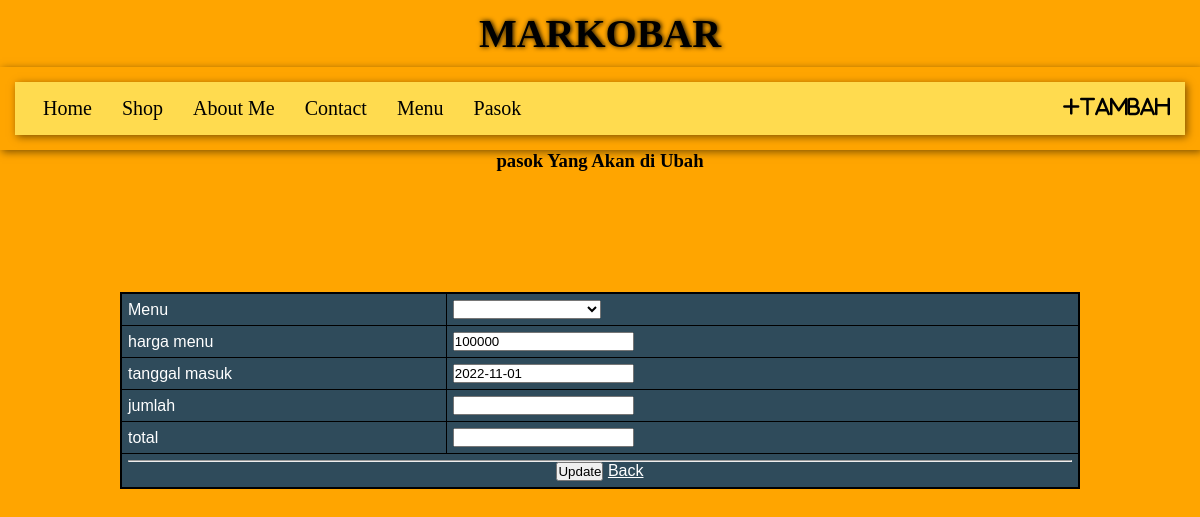
The app's page /POSTTEST5/pasok/update.php, older data.
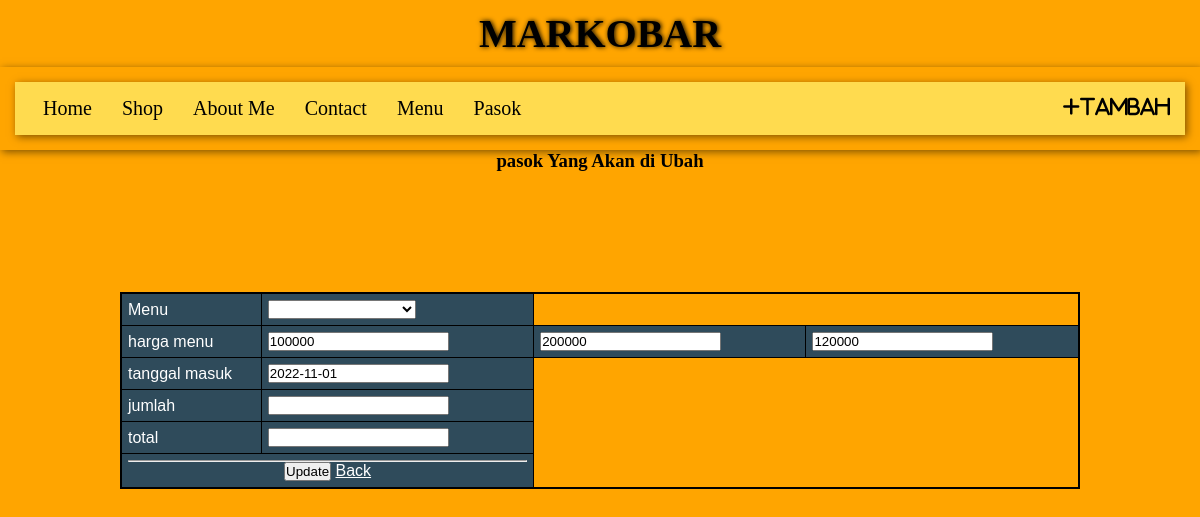
The same page, newer data.
### tables this page shows
CREATE TABLE `menu` (
  `id_menu` int(11) NOT NULL,
  `nama_menu` varchar(32) NOT NULL,
  `harga_menu` float NOT NULL,
  `stok` int(11) NOT NULL
);

### POSTTEST5/pasok/update.php (the view, shortened to what this page needs)
<?php
    include "../menu_utama.php";
    $idpasok = $_GET['id'];
    $tablepasok = mysqli_query($connect, "SELECT * FROM pasok WHERE id_pasok='$idpasok'");
    $rowpasok = mysqli_fetch_array($tablepasok);
    $idMenu1      = $rowpasok['id_menu'];
    $tableMenu   =mysqli_query($connect, "SELECT * FROM menu WHERE id_menu='$idMenu1'");
    $rowMenu    =mysqli_fetch_array($tableMenu);
?>
<!DOCTYPE html>
<html lang="en">
<head>
</head>
<body class="body">
<section class="center">
        <form action="" method="POST" class="box">
            <h3 align="center">pasok Yang Akan di Ubah</h3>
            <table border="0" align="center">
                <tr>
                    <td>Menu</td>
                        <td><select name="id_menu" class="id_menu" id="id_menu" required>
                               <option value="<?= $rowMenu['id_menu']?>" hidden><?= $rowMenu['nama_menu']?></option>
                            <?php
                                $tableMenu = mysqli_query($connect, "SELECT * FROM menu");
                                while($rowMenu = mysqli_fetch_array($tableMenu)){
                            ?>
                                <option value="<?= $rowMenu['id_menu']?>"><?= $rowMenu['nama_menu']?></option>
                            <?php } ?>
                        </select>
                    </td>
                </tr>
                <tr>
                    <td>harga menu</td>
                    <?php
                                $tableMenu = mysqli_query($connect, "SELECT * FROM menu");
                                while($rowMenu = mysqli_fetch_array($tableMenu)){
                            ?>
                    <td><input type="text" readonly name="harga_menu" value="<?= $rowMenu['harga_menu']?>" class="harga_menu" required></td>
                <?php } ?>
                </tr>
                <tr>
                    <td>tanggal masuk</td>
                    <td><input type="text" name="tanggal_masuk" required value="<?= date("Y-m-d")?>"></td>
                </tr>
                <tr>
                    <td>jumlah</td>
                    <td><input type="number" name="jumlah" value="<?= $rowpasok['jumlah']?>" class="jumlah" required autocomplete="off"></td>
                </tr>
                <tr>
                    <td>total</td>
                    <td><input type="text" name="total" value="<?= $rowpasok['total']?>" class="total" required></td>
                </tr>
                <tr>
                    <td align="center" colspan="2"><hr><input type="submit" name="update" value="Update"> <a href="view.php">Back</a></td>
                </tr>
            </table>
        </form>
    </section>
</body>
</html>

Row changes from the older to the newer data that the page shows:
added menu: harga_menu "200000"
added menu: harga_menu "120000"
